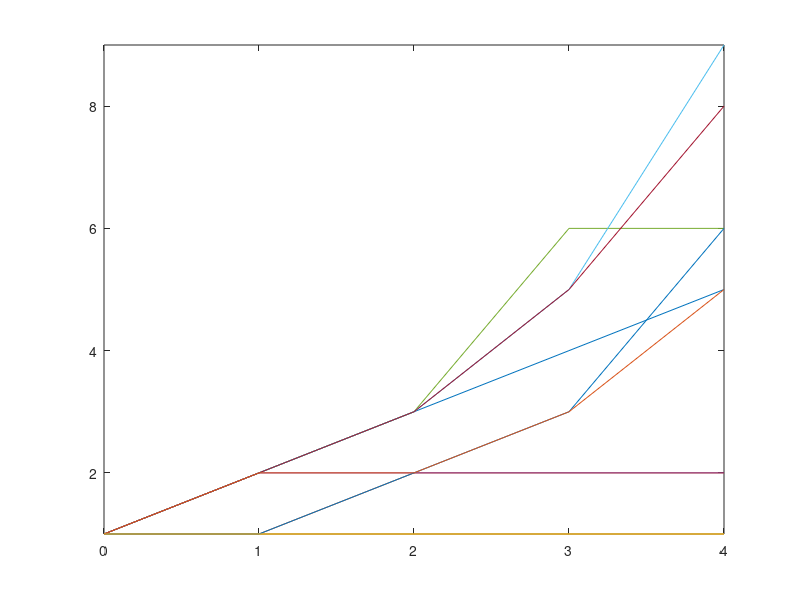

MATLAB code to generate this figure:
%% Growth of a population with uniform distribution
% A population is described by a random variable. Such random variable
% starts at time t=0 with value 1.
% Each individual in the population can produce a single child every step,
% with a probability uniformly distributed.

clear all, close all, clc;

N = 5;
REPS = 10;

n = 0:1:N-1;

X = zeros(1,N);
X(1) = 1;

for ii=1:REPS
%     DX = random ('unif', 0, 1, 1, N);

    for i=2:N
%         X(i) = X(i-1) + round(X(i-1) * DX(i));
        DX = random('bino', X(i-1), 1/2, 1, 1);
        X(i) = X(i-1) + DX;
    end
    
    plot (n,X), hold on;
end

axis tight;